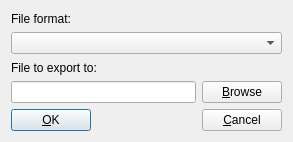
<?xml version="1.0" encoding="UTF-8"?>
<ui version="4.0">
 <class>ExportDlg</class>
 <widget class="QDialog" name="ExportDlg">
  <property name="geometry">
   <rect>
    <x>0</x>
    <y>0</y>
    <width>293</width>
    <height>142</height>
   </rect>
  </property>
  <property name="windowTitle">
   <string>Export to file</string>
  </property>
  <layout class="QVBoxLayout">
   <item>
    <layout class="QVBoxLayout">
     <item>
      <widget class="QLabel" name="textLabel_5">
       <property name="text">
        <string>File format:</string>
       </property>
       <property name="wordWrap">
        <bool>false</bool>
       </property>
      </widget>
     </item>
     <item>
      <widget class="QComboBox" name="file_formats">
       <property name="editable">
        <bool>false</bool>
       </property>
       <property name="autoCompletion">
        <bool>true</bool>
       </property>
       <property name="duplicatesEnabled">
        <bool>false</bool>
       </property>
      </widget>
     </item>
     <item>
      <widget class="QLabel" name="textLabel1">
       <property name="text">
        <string>File to export to:</string>
       </property>
       <property name="wordWrap">
        <bool>false</bool>
       </property>
      </widget>
     </item>
     <item>
      <layout class="QHBoxLayout">
       <item>
        <widget class="QLineEdit" name="filename_box"/>
       </item>
       <item>
        <widget class="QPushButton" name="browse_button">
         <property name="text">
          <string>&amp;Browse</string>
         </property>
         <property name="autoDefault">
          <bool>false</bool>
         </property>
        </widget>
       </item>
      </layout>
     </item>
     <item>
      <layout class="QHBoxLayout">
       <item>
        <widget class="QPushButton" name="ok_button">
         <property name="text">
          <string>&amp;OK</string>
         </property>
         <property name="shortcut">
          <string>Alt+O</string>
         </property>
         <property name="default">
          <bool>true</bool>
         </property>
        </widget>
       </item>
       <item>
        <spacer name="spacer2">
         <property name="orientation">
          <enum>Qt::Horizontal</enum>
         </property>
         <property name="sizeType">
          <enum>QSizePolicy::Expanding</enum>
         </property>
         <property name="sizeHint" stdset="0">
          <size>
           <width>201</width>
           <height>20</height>
          </size>
         </property>
        </spacer>
       </item>
       <item>
        <widget class="QPushButton" name="cancel_button">
         <property name="text">
          <string>&amp;Cancel</string>
         </property>
         <property name="autoDefault">
          <bool>false</bool>
         </property>
         <property name="default">
          <bool>false</bool>
         </property>
        </widget>
       </item>
      </layout>
     </item>
    </layout>
   </item>
  </layout>
 </widget>
 <layoutdefault spacing="6" margin="11"/>
 <pixmapfunction>qPixmapFromMimeSource</pixmapfunction>
 <tabstops>
  <tabstop>filename_box</tabstop>
  <tabstop>browse_button</tabstop>
  <tabstop>file_formats</tabstop>
  <tabstop>ok_button</tabstop>
  <tabstop>cancel_button</tabstop>
 </tabstops>
 <resources/>
 <connections>
  <connection>
   <sender>cancel_button</sender>
   <signal>clicked()</signal>
   <receiver>ExportDlg</receiver>
   <slot>reject()</slot>
   <hints>
    <hint type="sourcelabel">
     <x>20</x>
     <y>20</y>
    </hint>
    <hint type="destinationlabel">
     <x>20</x>
     <y>20</y>
    </hint>
   </hints>
  </connection>
  <connection>
   <sender>browse_button</sender>
   <signal>clicked()</signal>
   <receiver>ExportDlg</receiver>
   <slot>browse()</slot>
   <hints>
    <hint type="sourcelabel">
     <x>250</x>
     <y>83</y>
    </hint>
    <hint type="destinationlabel">
     <x>145</x>
     <y>88</y>
    </hint>
   </hints>
  </connection>
  <connection>
   <sender>ok_button</sender>
   <signal>clicked()</signal>
   <receiver>ExportDlg</receiver>
   <slot>accept()</slot>
   <hints>
    <hint type="sourcelabel">
     <x>27</x>
     <y>159</y>
    </hint>
    <hint type="destinationlabel">
     <x>145</x>
     <y>88</y>
    </hint>
   </hints>
  </connection>
  <connection>
   <sender>file_formats</sender>
   <signal>currentIndexChanged(int)</signal>
   <receiver>ExportDlg</receiver>
   <slot>file_format_changed()</slot>
   <hints>
    <hint type="sourcelabel">
     <x>145</x>
     <y>35</y>
    </hint>
    <hint type="destinationlabel">
     <x>145</x>
     <y>88</y>
    </hint>
   </hints>
  </connection>
 </connections>
</ui>
